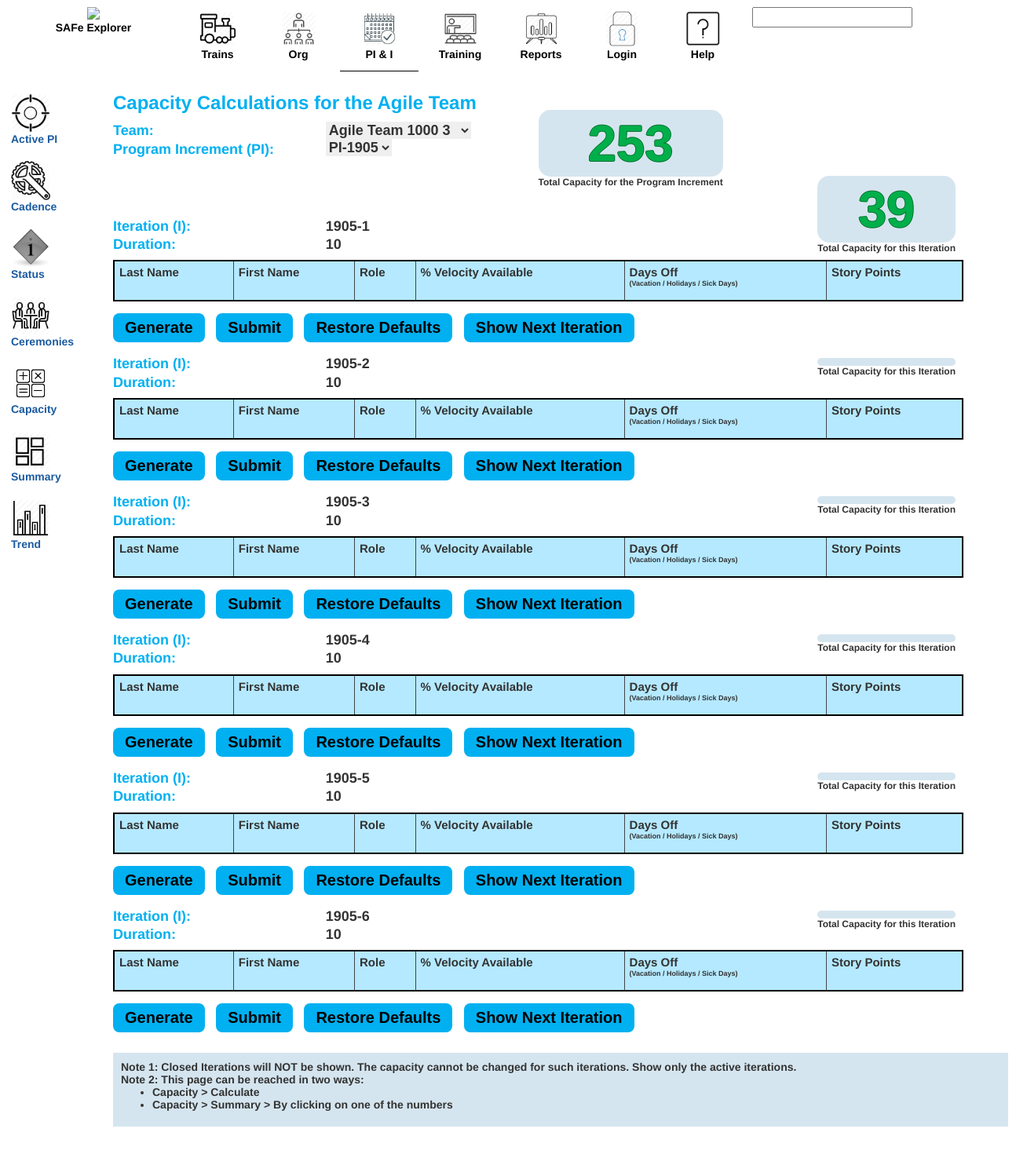
Screenshot of /piplanning_capacity.php with the database file from the repository.
### tables this page shows
CREATE TABLE `capacity` (
  `id` int(11) NOT NULL,
  `team_id` varchar(25) NOT NULL,
  `team_name` varchar(40) NOT NULL,
  `program_increment` varchar(25) NOT NULL,
  `iteration_1` int(11) NOT NULL,
  `iteration_2` int(11) NOT NULL,
  `iteration_3` int(11) NOT NULL,
  `iteration_4` int(11) NOT NULL,
  `iteration_5` int(11) NOT NULL,
  `iteration_6` int(11) NOT NULL,
  `total` int(11) NOT NULL
);

CREATE TABLE `cadence` (
  `sequence` int(11) NOT NULL,
  `PI_id` varchar(255) NOT NULL,
  `iteration_id` varchar(255) NOT NULL,
  `start_date` date NOT NULL,
  `end_date` date NOT NULL,
  `duration` int(5) DEFAULT NULL,
  `safe_comments` varchar(255) DEFAULT NULL,
  `release_overlay` varchar(255) DEFAULT NULL,
  `comments` varchar(255) DEFAULT NULL
);

### piplanning_capacity.php (the view, shortened to what this page needs)
<?php
  include("./nav.php");
  global $db;
  $sql = "SELECT PI_id, iteration_id, sequence, start_date
          FROM `cadence`
          WHERE end_date >= '" . date("Y-m-d") . "'
          ORDER BY start_date;";
  $result = $db->query($sql);
  if ($result->num_rows > 0) {
    $row = $result->fetch_assoc();
    $program_increment = $row["PI_id"];
    $iteration = $row["iteration_id"];
    $sequence = $row["sequence"];
  }
  if (!isset($_POST['select-team']) && !isset($_POST['current-team-selected'])) {
    $sql = "SELECT t.team_id
            FROM `capacity` c JOIN `trains_and_teams` t
            WHERE c.team_id = t.parent_name
            AND c.program_increment='".$program_increment."'
            AND t.type = 'AT'
            LIMIT 1;";
    $result = $db->query($sql);
    if ($result->num_rows > 0) {
      $row = $result->fetch_assoc();
      $selected_team = $row["team_id"];
    }
  }
  ?>
<div class="right-content">
    <div class="container">
      <h3 style=" color: #01B0F1; font-weight: bold;">Capacity Calculations for the Agile Team</h3>
      <table width="95%">
        <tr>
          <td width="25%" style="vertical-align: top; font-weight: bold; color: #01B0F1; line-height: 130%; font-size: 18px;">
            <form method="post" action="#">
            Team: &emsp; <br/>
            Program Increment (PI): &emsp; <br/>
          </td>
          <td  style="vertical-align: top; font-weight: bold; line-height: 130%;  font-size: 18px;" width="25%">
            <select name="select-team" onchange="this.form.submit()" style="border: 0; text-align: left;">
              <?php
                $sql = "SELECT team_id, parent_name, team_name FROM `trains_and_teams`
                        WHERE type='AT';";
                $result = $db->query($sql);
                if ($result->num_rows > 0) {
                    while ($row = $result->fetch_assoc()) {
                      if ( trim($selected_team) == trim($row["team_id"]) ) {
                        echo '<option value="'.$row["team_id"].'" selected>'.$row["team_name"].'</option>';
                      } else {
                        echo '<option value="'.$row["team_id"].'">'.$row["team_name"].'</option>';
                      }
                    }
                }
              ?>
            </select>
            <select type="text" id="programIID" name="programIID" onchange="this.form.submit()" style="border: 0; text-align: left;" class="userInput">
              <?php echo generate_pii_options(); ?>
            </select><br>
            </form><br/>
          </td>
          <td width="50%"  style="font-weight: bold;">
            <?php
              $sql = "SELECT * FROM `capacity` c JOIN `trains_and_teams` t
                      WHERE c.team_id = t.parent_name
                      AND program_increment='".$program_increment."'
                      AND t.team_id='".$selected_team."'";
              $result = $db->query($sql);
              if ($result->num_rows > 0) {
                  $row = $result->fetch_assoc();
                  if (isset($teamcapacity)  && !isset($_POST['restore'])  && !isset($_POST['submit0'])){
                    $icapacity = array_sum($teamcapacity);
                    $totalcapacity = $row["total"] + ($icapacity - $row["iteration_".substr($iteration, -1)]);
                  } else {
                    $icapacity = $row["iteration_".substr($iteration, -1)];
                    $totalcapacity = $row["total"];
                  }
              }
            ?>
             <div style="float: left; margin-right: 10px;  text-align: center; font-size: 12px;">
               <div id="capacity-calc-bignum" name="totalcap"> <?php echo $totalcapacity  ?></div>
               Total Capacity for the Program Increment
             </div>
          </td>
        </tr>
      </table>
      <?php
        for ($it = 1; $it <= 6; $it++) {
          if (isset($_POST['programIID'])){
            $iteration = str_replace('PI-', '', $_POST['programIID']). "-" . $it;
          } else {
            $iteration = str_replace('PI-', '', $program_increment). "-" . $it;
          }
          $sql5 = "SELECT * FROM `cadence`
                   WHERE PI_id='" . $program_increment . "';";
          $result5 = $db->query($sql5);
          if ($result5->num_rows > 0) {
              $row5 = $result5->fetch_assoc();
              $duration = $row5["duration"];
          }
          echo "<table width=\"95%\" class=\"capacity-table-iterations\" id=\"capacity-table-" . $iteration . "\">";
          echo "<tr>";
          echo "<td width=\"25%\" style=\"vertical-align: bottom; font-weight: bold;
                                  color: #01B0F1; line-height: 130%;
                                  font-size: 18px;\">";
          echo "Iteration (I): &emsp; <br/>";
          echo "Duration: &emsp; <br/>";
          echo "</td>";
          echo "<td  style=\"vertical-align: bottom; font-weight: bold;
                            line-height: 130%;  font-size: 18px;\" width=\"25%\">";
          echo $iteration . "<br/>";
          echo $duration . "<br/>";
          echo "</td>";
          echo "<td width=\"50%\"  style=\"font-weight: bold;\">";
          echo "<div style=\"float: right; margin-right: 10px; text-align: center; font-size: 12px;\">";
          echo "<div id=\"capacity-calc-bignum\" name=\"icap\">" . $icapacity . "</div>";
          echo "Total Capacity for this Iteration";
          echo "</div>";
          echo "</td>";
          echo "</tr>";
          echo "<tr>";
          echo "<td colspan=\"3\">";
          echo "<form method=\"post\" action=\"#\" id=\"maincap\">";
          echo "<table cellpadding=\"2px\" cellspacing=\"0\"
          border=\"0\" class=\"capacity-table info\" width=\"100%\" style=\"width: 100%;
          clear: both; font-size: 15px; margin: 8px 0 15px 0\">";
          echo "<thead>";
          echo "<tr id=\"capacity-table-first-row\">";
          echo "<th id=\"capacity-table-td\">Last Name</th>";
          echo "<th id=\"capacity-table-td\">First Name</th>";
          echo "<th id=\"capacity-table-td\">Role</th>";
          echo "<th id=\"capacity-table-td\">% Velocity Available</th>";
          echo "<th id=\"capacity-table-td\">Days Off <br/><p style=\"font-size: 9px;\">(Vacation / Holidays / Sick Days)</p></th>";
          echo "<th id=\"capacity-table-td\">Story Points</th>";
          echo "</thead>";
          echo "</tr>";
          $sql = "SELECT * FROM `capacity` c JOIN `trains_and_teams` t
                  WHERE c.team_name = t.team_name
                  AND program_increment='".$program_increment."'
                  AND t.team_id='".$selected_team."'";
          $result = $db->query($sql);
          if ($result->num_rows > 0) {
              $row = $result->fetch_assoc();
              if (isset($teamcapacity)  && !isset($_POST['restore'])  && !isset($_POST['submit0'])){
                $icapacity = array_sum($teamcapacity);
                $totalcapacity = $row["total"] + ($icapacity - $row["iteration_".substr($iteration, -1)]);
              } else {
                $icapacity = $row["iteration_".substr($iteration, -1)];
                $totalcapacity = $row["total"];
              }
          } else {
            if (isset($teamcapacity)  && !isset($_POST['restore'])  && !isset($_POST['submit0'])){
              $icapacity = array_sum($teamcapacity);
              $totalcapacity = ($default_total*6) + ($icapacity - $default_total);
            } else {
              $icapacity = $default_total;
            }
          }
          echo "
            </tbody>
            <tfoot>
            </tfoot>
            </table>
            <input type=\"button\" id=\"capacity-button-blue\" name=\"generate\" value=\"Generate\">
            <input type=\"submit\" id=\"capacity-button-blue\" name=\"submit1\" value=\"Submit\">
            <input type=\"button\" id=\"capacity-button-blue\" class=\"capacity-restore-button\" name=\"restore\" onclick =\"this.form.reset();\" value=\"Restore Defaults\">
            <input type=\"button\" id=\"capacity-button-blue\" name=\"showNext\" onclick=\"scrollWin();\" value=\"Show Next Iteration\">
            <input type=\"hidden\" name=\"current-team-selected\" value=\"". $selected_team ."?>\">
            <input type=\"hidden\" name=\"current-sequence\" value=\"". $sequence ."?>\">
            </form>
            </td>
            </tr>
            </table>";
        }
      ?>
      <div id="capacity-footnote">
        Note 1: Closed Iterations will NOT be shown.  The capacity cannot be changed for such iterations.  Show only the active iterations.<br/>
        Note 2: This page can be reached in two ways:
        <ul>
          <li>Capacity > Calculate</li>
          <li>Capacity > Summary > By clicking on one of the numbers</li>
        </ul>
      </div>
  </div>
<?php include("./footer.php"); ?>

### styles/mainStyleSheet.css (style rules this page uses)
body { margin: 0; padding: 0; font-family: "Helvetica", Arial, sans-serif; text-rendering: geometricPrecision; }
#capacity-table-first-row { background: #B5E9FF; vertical-align: top; font-weight: normal; }
#capacity-table-td { border: 1px solid #414649; padding: 6px; }
#capacity-calc-bignum { background: #D5E5EF; border-radius: 15px; color: #00AF4A; font-size: 65px; font-weight: bold; padding: 5px 0 5px 0; margin: -15px 0 0 0; text-align: center; text-shadow: -1px 0 #007030,0 1px #007030,1px 0 #007030,0 -1px #007030; }
#capacity-button-blue { background: #01B0F1; border-radius: 8px; color: black; font-weight: bold; border: 0; padding: 7px 15px 7px 15px; font-size: 20px; margin-right: 10px; }
#capacity-footnote { background: #D5E5EF; width: 100%; margin-top: 10px; font-weight: bold; padding: 10px; font-size: 14px; }
.capacity-table { border: 2px solid #000000; border-collapse: collapse; }

### styles/style.css (style rules this page uses)
* { font-family: sans-serif; }

### rows the page displays
capacity: total "253"
cadence: PI "1905-1", iteration.iteration_6 "39", PI "1905-2", PI "1905-3", PI "1905-4", PI "1905-5", PI "1905-6"
cadence: duration "10"

### other values shown
form field select-team "Agile Team 1000 3"
